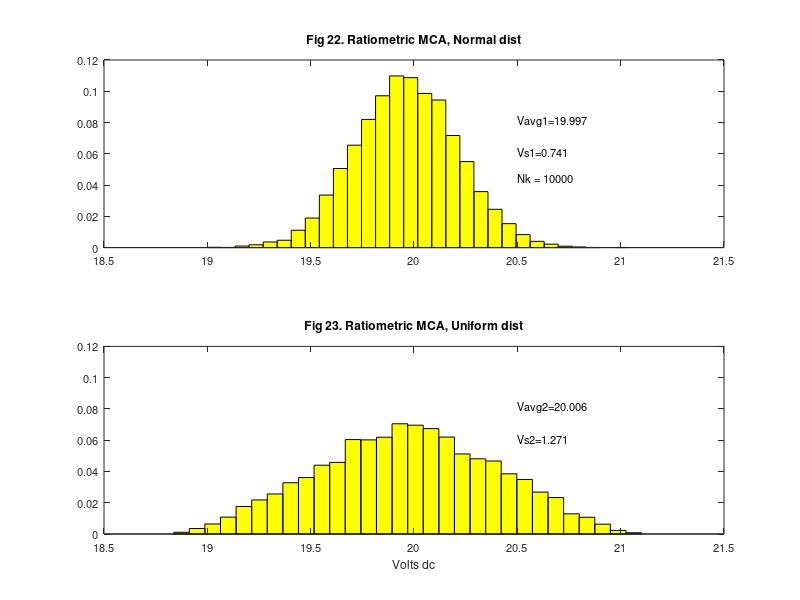

The MATLAB source for this figure:
% File c:\M_files\bookupdate\daratio.m
% dc differential amplifier - ratiometric analysis
% compare histograms with ?
% updated 11/11/06
clear;clc;tic;
R1=10;R2=100;R3=10;R4=100;E1=1;E2=-1;
K1=R2/R1;K2=R3/R4; % Ratios K1 & K2
% Ratio tolerances
Tr=0.01;Te=0.05;
T=[-Tr -Tr -Te -Te;Tr Tr Te Te];
Nc=size(T,2);
Nk=10000;
Tn=zeros(Nk,Nc);Tu=Tn;
%
nb=30; % Number of histgram bins   
rand('state',sum(100*clock)); % randomize seed for Uniform RNG
randn('state',sum(100*clock)); % randomize seed for Normal RNG
%
for k=1:Nk
   for w=1:Nc
      Tn(k,w)=((T(2,w)-T(1,w))/6)*(randn+3)+T(1,w)+1;
      Tu(k,w)=(T(2,w)-T(1,w))*rand+T(1,w)+1;
   end
%
   An=K1*(Tn(k,1));Bn=K2*(Tn(k,2));
   Vn(k)=E1*Tn(k,3)*(1+An)/(1+Bn)-E2*Tn(k,4)*An;
%
   Au=K1*(Tu(k,1));Bu=K2*(Tu(k,2));
   Vu(k)=E1*Tu(k,3)*(1+Au)/(1+Bu)-E2*Tu(k,4)*Au;
end
%
Vs1=3*std(Vn);Vavg1=mean(Vn);
h1=hist(Vn,nb)/Nk;VL=min(Vn);VH=max(Vn); % Histogram normalized by Nk
intv=(VH-VL)/nb;
q=1:nb;bin1(q)=VL+intv*(q-1); % Vectorize
Vhi1=Vavg1+Vs1;Vlo1=Vavg1-Vs1;
Vsr=sprintf('%2.3f\n',Vs1);
Vavgr=sprintf('%2.3f\n',Vavg1);
%
Vs2=3*std(Vu);Vavg2=mean(Vu);
h2=hist(Vu,nb)/Nk;VL=min(Vu);VH=max(Vu);
intv=(VH-VL)/nb;
q=1:nb;bin2(q)=VL+intv*(q-1);
Vhi2=Vavg2+Vs2;Vlo2=Vavg2-Vs2;
Vsu=sprintf('%2.3f\n',Vs2);
Vavgu=sprintf('%2.3f\n',Vavg2);
%
subplot(2,1,1)
bar(bin1,h1,1,'y');
title('Fig 22. Ratiometric MCA, Normal dist');
grid off;
axis([18.5 21.5 0 0.12]);
set(gca,'FontSize',8);
text(20.5,0.08,['Vavg1=',Vavgr],'FontSize',8);
text(20.5,0.06,['Vs1=',Vsr],'FontSize',8);
text(20.5,0.045,['Nk = ',num2str(Nk)],'FontSize',8);
%
subplot(2,1,2)
bar(bin2,h2,1,'y');
title('Fig 23. Ratiometric MCA, Uniform dist');
xlabel('Volts dc')
grid off;
axis([18.5 21.5 0 0.12]);
set(gca,'FontSize',8);
text(20.5,0.08,['Vavg2=',Vavgu],'FontSize',8);
text(20.5,0.06,['Vs2=',Vsu],'FontSize',8);
figure(1)
ET=toc







